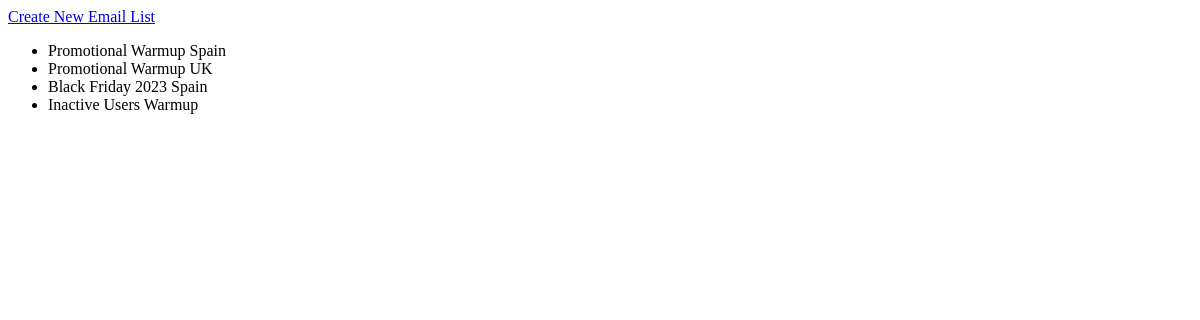
The page /manage-email-lists/ (signed in) on the database as committed earlier.
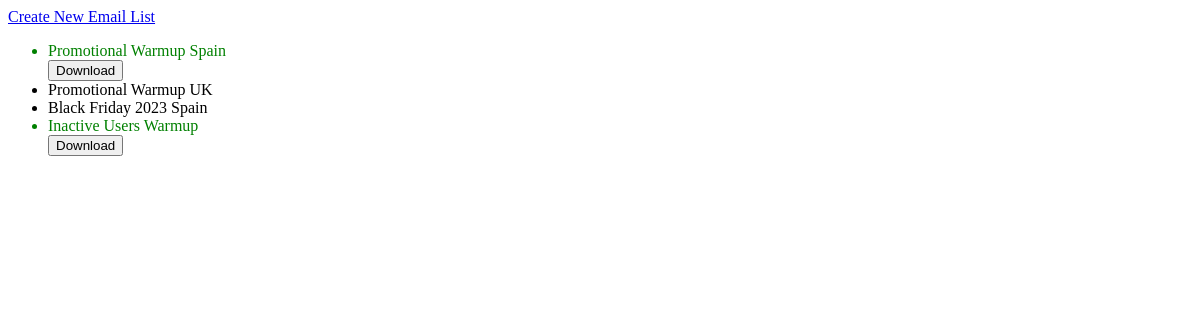
The same page on the database as committed later.
### managers/models.py (models this page shows, shortened)
class ManagerActions(models.Model):
    created = models.DateTimeField(auto_now_add=True)
    last_modified = models.DateTimeField(auto_now = True)
    action_type = models.CharField(max_length=100)
    action_details = models.ForeignKey(EmailListRequest, on_delete=models.CASCADE, related_name="action_details", null=True, blank=True)
    STATUS_CHOICES = (
    ('accepted', 'accepted'),
    ('rejected', 'rejected'),
    )
    status = models.CharField(max_length=20, choices=STATUS_CHOICES, null=True, blank=True)
    comment = models.TextField(null=True, blank=True)

### senders/models.py (models this page shows, shortened)
class EmailListRequest(models.Model):
    created = models.DateTimeField(auto_now_add=True)
    last_modified = models.DateTimeField(auto_now = True)
    sender = models.ForeignKey(CustomUser, on_delete=models.CASCADE, related_name="sender_emaillist_requests")
    name = models.CharField(max_length=100)
    sender_addresses = models.CharField(max_length=1000)
    gmail_count = models.PositiveSmallIntegerField(default=0)
    google_workspace_count = models.PositiveSmallIntegerField(default=0)
    microsoft_count = models.PositiveSmallIntegerField(default=0)
    msft_365_count = models.PositiveSmallIntegerField(default=0)
    yahoo_count = models.PositiveSmallIntegerField(default=0)
    other_count = models.PositiveSmallIntegerField(default=0)

### senders/views.py (the view)
# urls.py: path('manage-email-lists/', ManageEmailListsView.as_view(), name='s-manage-email-lists'),
class ManageEmailListsView(TemplateView):
    template_name = 'senders/manage-email-lists.html'
    def get_context_data(self, **kwargs):
        context = super().get_context_data(**kwargs)
        requested_email_lists = ManagerActions.objects.filter(
            action_type='emaillist-approval',
            action_details__sender=self.request.user
            )
        context['email_list_requests'] = requested_email_lists
        email_list_assignments = EmailListAssignment.objects.filter(
            email_list_request__sender=self.request.user
        )
        context['email_list_assignments'] = email_list_assignments
        return context

### templates/senders/manage-email-lists.html (shortened to what this page needs)
{% extends 'base.html' %}
{% block content %}
<a href="{% url 's-create-new-email-list' %}">Create New Email List</a>
<ul>
    {% for email_list_request in email_list_requests %}
        {% if email_list_request.status == "accepted" %}
            <li style="color: green;">{{ email_list_request.action_details.name }}</li>
            <a href="{% url 'download_email_list_assignments' email_list_request.id %}"><button>Download</button></a>
        {% elif email_list_request.status == "rejected" %}
            <li style="color: red">{{ email_list_request.action_details.name }}</li>
        {% else %}
            <li>{{ email_list_request.action_details.name }}</li>
        {% endif %}
    {% endfor %}
</ul>
{% endblock content %}

### templates/base.html (shortened to what this page needs)
{% load static %}
<!DOCTYPE html>
<html>
    <head>
    </head>
    <body>
        <main>
            {% block content %}
            {% endblock content %}
        </main>
    </body>
</html>

Rows that differ between the two databases and show on the page:
changed ManagerActions "Promotional Warmup Spain": status empty → "accepted" (drawn)
changed ManagerActions "Inactive Users Warmup": status empty → "accepted" (drawn)
